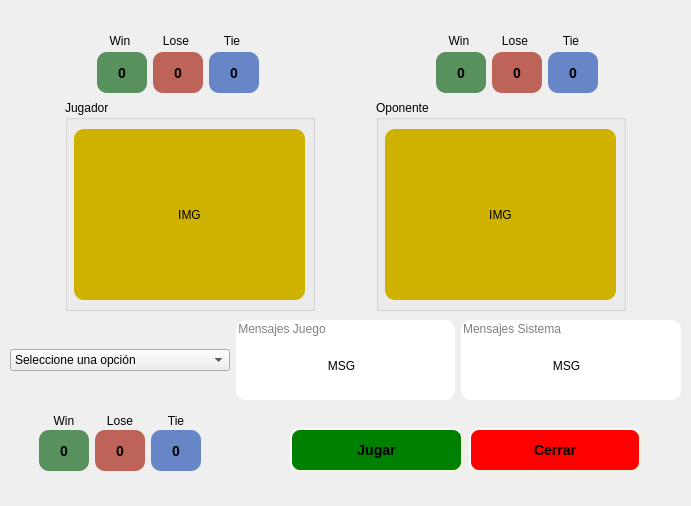
<?xml version="1.0" encoding="UTF-8"?>
<ui version="4.0">
 <class>Form</class>
 <widget class="QWidget" name="Form">
  <property name="geometry">
   <rect>
    <x>0</x>
    <y>0</y>
    <width>691</width>
    <height>506</height>
   </rect>
  </property>
  <property name="windowTitle">
   <string>Form</string>
  </property>
  <widget class="QWidget" name="horizontalLayoutWidget">
   <property name="geometry">
    <rect>
     <x>10</x>
     <y>30</y>
     <width>671</width>
     <height>22</height>
    </rect>
   </property>
   <layout class="QHBoxLayout" name="horizontalLayout_3">
    <item>
     <spacer name="horizontalSpacer_2">
      <property name="orientation">
       <enum>Qt::Horizontal</enum>
      </property>
      <property name="sizeHint" stdset="0">
       <size>
        <width>40</width>
        <height>20</height>
       </size>
      </property>
     </spacer>
    </item>
    <item>
     <widget class="QLabel" name="label_2">
      <property name="minimumSize">
       <size>
        <width>50</width>
        <height>0</height>
       </size>
      </property>
      <property name="text">
       <string>Win</string>
      </property>
      <property name="alignment">
       <set>Qt::AlignCenter</set>
      </property>
     </widget>
    </item>
    <item>
     <widget class="QLabel" name="label_5">
      <property name="minimumSize">
       <size>
        <width>50</width>
        <height>0</height>
       </size>
      </property>
      <property name="text">
       <string>Lose</string>
      </property>
      <property name="alignment">
       <set>Qt::AlignCenter</set>
      </property>
     </widget>
    </item>
    <item>
     <widget class="QLabel" name="label_4">
      <property name="minimumSize">
       <size>
        <width>50</width>
        <height>0</height>
       </size>
      </property>
      <property name="text">
       <string>Tie</string>
      </property>
      <property name="alignment">
       <set>Qt::AlignCenter</set>
      </property>
     </widget>
    </item>
    <item>
     <spacer name="horizontalSpacer_15">
      <property name="orientation">
       <enum>Qt::Horizontal</enum>
      </property>
      <property name="sizeHint" stdset="0">
       <size>
        <width>40</width>
        <height>20</height>
       </size>
      </property>
     </spacer>
    </item>
    <item>
     <spacer name="horizontalSpacer">
      <property name="orientation">
       <enum>Qt::Horizontal</enum>
      </property>
      <property name="sizeHint" stdset="0">
       <size>
        <width>40</width>
        <height>20</height>
       </size>
      </property>
     </spacer>
    </item>
    <item>
     <widget class="QLabel" name="label_3">
      <property name="minimumSize">
       <size>
        <width>50</width>
        <height>0</height>
       </size>
      </property>
      <property name="text">
       <string>Win</string>
      </property>
      <property name="alignment">
       <set>Qt::AlignCenter</set>
      </property>
     </widget>
    </item>
    <item>
     <widget class="QLabel" name="label_6">
      <property name="minimumSize">
       <size>
        <width>50</width>
        <height>0</height>
       </size>
      </property>
      <property name="text">
       <string>Lose</string>
      </property>
      <property name="alignment">
       <set>Qt::AlignCenter</set>
      </property>
     </widget>
    </item>
    <item>
     <widget class="QLabel" name="label">
      <property name="minimumSize">
       <size>
        <width>50</width>
        <height>0</height>
       </size>
      </property>
      <property name="text">
       <string>Tie</string>
      </property>
      <property name="alignment">
       <set>Qt::AlignCenter</set>
      </property>
     </widget>
    </item>
    <item>
     <spacer name="horizontalSpacer_3">
      <property name="orientation">
       <enum>Qt::Horizontal</enum>
      </property>
      <property name="sizeHint" stdset="0">
       <size>
        <width>40</width>
        <height>20</height>
       </size>
      </property>
     </spacer>
    </item>
   </layout>
  </widget>
  <widget class="QWidget" name="horizontalLayoutWidget_2">
   <property name="geometry">
    <rect>
     <x>12</x>
     <y>52</y>
     <width>671</width>
     <height>41</height>
    </rect>
   </property>
   <layout class="QHBoxLayout" name="horizontalLayout_5">
    <item>
     <spacer name="horizontalSpacer_4">
      <property name="orientation">
       <enum>Qt::Horizontal</enum>
      </property>
      <property name="sizeHint" stdset="0">
       <size>
        <width>40</width>
        <height>20</height>
       </size>
      </property>
     </spacer>
    </item>
    <item>
     <widget class="QLabel" name="win1">
      <property name="minimumSize">
       <size>
        <width>50</width>
        <height>0</height>
       </size>
      </property>
      <property name="styleSheet">
       <string notr="true">background-color: rgb(88, 144, 94);
border-width: 2px;
border-color: black;
border-radius: 10px;
font: bold 14px;</string>
      </property>
      <property name="text">
       <string>0</string>
      </property>
      <property name="alignment">
       <set>Qt::AlignCenter</set>
      </property>
     </widget>
    </item>
    <item>
     <widget class="QLabel" name="lose1">
      <property name="minimumSize">
       <size>
        <width>50</width>
        <height>0</height>
       </size>
      </property>
      <property name="styleSheet">
       <string notr="true">background-color: rgb(189, 99, 87);
border-width: 2px;
border-color: black;
border-radius: 10px;
font: bold 14px;</string>
      </property>
      <property name="text">
       <string>0</string>
      </property>
      <property name="alignment">
       <set>Qt::AlignCenter</set>
      </property>
     </widget>
    </item>
    <item>
     <widget class="QLabel" name="tie1">
      <property name="minimumSize">
       <size>
        <width>50</width>
        <height>0</height>
       </size>
      </property>
      <property name="styleSheet">
       <string notr="true">background-color: rgb(103, 134, 199);
border-width: 2px;
border-color: black;
border-radius: 10px;
font: bold 14px;</string>
      </property>
      <property name="text">
       <string>0</string>
      </property>
      <property name="alignment">
       <set>Qt::AlignCenter</set>
      </property>
     </widget>
    </item>
    <item>
     <spacer name="horizontalSpacer_14">
      <property name="orientation">
       <enum>Qt::Horizontal</enum>
      </property>
      <property name="sizeHint" stdset="0">
       <size>
        <width>40</width>
        <height>20</height>
       </size>
      </property>
     </spacer>
    </item>
    <item>
     <spacer name="horizontalSpacer_6">
      <property name="orientation">
       <enum>Qt::Horizontal</enum>
      </property>
      <property name="sizeHint" stdset="0">
       <size>
        <width>40</width>
        <height>20</height>
       </size>
      </property>
     </spacer>
    </item>
    <item>
     <widget class="QLabel" name="win2">
      <property name="minimumSize">
       <size>
        <width>50</width>
        <height>0</height>
       </size>
      </property>
      <property name="styleSheet">
       <string notr="true">background-color: rgb(88, 144, 94);
border-width: 2px;
border-color: black;
border-radius: 10px;
font: bold 14px;</string>
      </property>
      <property name="text">
       <string>0</string>
      </property>
      <property name="alignment">
       <set>Qt::AlignCenter</set>
      </property>
     </widget>
    </item>
    <item>
     <widget class="QLabel" name="lose2">
      <property name="minimumSize">
       <size>
        <width>50</width>
        <height>0</height>
       </size>
      </property>
      <property name="styleSheet">
       <string notr="true">background-color: rgb(189, 99, 87);
border-width: 2px;
border-color: black;
border-radius: 10px;
font: bold 14px;</string>
      </property>
      <property name="text">
       <string>0</string>
      </property>
      <property name="alignment">
       <set>Qt::AlignCenter</set>
      </property>
     </widget>
    </item>
    <item>
     <widget class="QLabel" name="tie2">
      <property name="minimumSize">
       <size>
        <width>50</width>
        <height>0</height>
       </size>
      </property>
      <property name="styleSheet">
       <string notr="true">background-color: rgb(103, 134, 199);
border-width: 2px;
border-color: black;
border-radius: 10px;
font: bold 14px;</string>
      </property>
      <property name="text">
       <string>0</string>
      </property>
      <property name="alignment">
       <set>Qt::AlignCenter</set>
      </property>
     </widget>
    </item>
    <item>
     <spacer name="horizontalSpacer_5">
      <property name="orientation">
       <enum>Qt::Horizontal</enum>
      </property>
      <property name="sizeHint" stdset="0">
       <size>
        <width>40</width>
        <height>20</height>
       </size>
      </property>
     </spacer>
    </item>
   </layout>
  </widget>
  <widget class="QWidget" name="horizontalLayoutWidget_3">
   <property name="geometry">
    <rect>
     <x>10</x>
     <y>100</y>
     <width>671</width>
     <height>211</height>
    </rect>
   </property>
   <layout class="QHBoxLayout" name="horizontalLayout_6">
    <item>
     <spacer name="horizontalSpacer_8">
      <property name="orientation">
       <enum>Qt::Horizontal</enum>
      </property>
      <property name="sizeHint" stdset="0">
       <size>
        <width>40</width>
        <height>20</height>
       </size>
      </property>
     </spacer>
    </item>
    <item>
     <widget class="QGroupBox" name="groupBox">
      <property name="minimumSize">
       <size>
        <width>250</width>
        <height>0</height>
       </size>
      </property>
      <property name="title">
       <string>Jugador</string>
      </property>
      <widget class="QLabel" name="img1">
       <property name="geometry">
        <rect>
         <x>9</x>
         <y>29</y>
         <width>231</width>
         <height>171</height>
        </rect>
       </property>
       <property name="styleSheet">
        <string notr="true">background-color: rgb(207, 178, 0);
border-width: 2px;
border-color: black;
border-radius: 10px;</string>
       </property>
       <property name="text">
        <string>IMG</string>
       </property>
       <property name="alignment">
        <set>Qt::AlignCenter</set>
       </property>
      </widget>
     </widget>
    </item>
    <item>
     <spacer name="horizontalSpacer_7">
      <property name="orientation">
       <enum>Qt::Horizontal</enum>
      </property>
      <property name="sizeHint" stdset="0">
       <size>
        <width>40</width>
        <height>20</height>
       </size>
      </property>
     </spacer>
    </item>
    <item>
     <widget class="QGroupBox" name="groupBox_2">
      <property name="minimumSize">
       <size>
        <width>250</width>
        <height>0</height>
       </size>
      </property>
      <property name="title">
       <string>Oponente</string>
      </property>
      <widget class="QLabel" name="img2">
       <property name="geometry">
        <rect>
         <x>9</x>
         <y>29</y>
         <width>231</width>
         <height>171</height>
        </rect>
       </property>
       <property name="styleSheet">
        <string notr="true">background-color: rgb(207, 178, 0);
border-width: 2px;
border-color: black;
border-radius: 10px;</string>
       </property>
       <property name="text">
        <string>IMG</string>
       </property>
       <property name="alignment">
        <set>Qt::AlignCenter</set>
       </property>
      </widget>
     </widget>
    </item>
    <item>
     <spacer name="horizontalSpacer_9">
      <property name="orientation">
       <enum>Qt::Horizontal</enum>
      </property>
      <property name="sizeHint" stdset="0">
       <size>
        <width>40</width>
        <height>20</height>
       </size>
      </property>
     </spacer>
    </item>
   </layout>
  </widget>
  <widget class="QWidget" name="horizontalLayoutWidget_4">
   <property name="geometry">
    <rect>
     <x>10</x>
     <y>320</y>
     <width>671</width>
     <height>80</height>
    </rect>
   </property>
   <layout class="QHBoxLayout" name="horizontalLayout_7">
    <item>
     <widget class="QComboBox" name="seleccion">
      <property name="styleSheet">
       <string notr="true"/>
      </property>
      <item>
       <property name="text">
        <string>Seleccione una opción</string>
       </property>
      </item>
      <item>
       <property name="text">
        <string>Piedra</string>
       </property>
      </item>
      <item>
       <property name="text">
        <string>Papel</string>
       </property>
      </item>
      <item>
       <property name="text">
        <string>Tijera</string>
       </property>
      </item>
     </widget>
    </item>
    <item>
     <widget class="QGroupBox" name="groupBox_3">
      <property name="styleSheet">
       <string notr="true">background-color: rgb(255, 255, 255);
border-width: 2px;
border-color: black;
border-radius: 10px;
color: gray;</string>
      </property>
      <property name="title">
       <string>Mensajes Juego</string>
      </property>
      <widget class="QLabel" name="msg1">
       <property name="geometry">
        <rect>
         <x>10</x>
         <y>20</y>
         <width>191</width>
         <height>51</height>
        </rect>
       </property>
       <property name="styleSheet">
        <string notr="true">color: black;</string>
       </property>
       <property name="text">
        <string>MSG</string>
       </property>
       <property name="alignment">
        <set>Qt::AlignCenter</set>
       </property>
      </widget>
     </widget>
    </item>
    <item>
     <widget class="QGroupBox" name="groupBox_4">
      <property name="styleSheet">
       <string notr="true">background-color: rgb(255, 255, 255);
border-width: 2px;
border-color: black;
border-radius: 10px;
color: gray;</string>
      </property>
      <property name="title">
       <string>Mensajes Sistema</string>
      </property>
      <widget class="QLabel" name="msg2">
       <property name="geometry">
        <rect>
         <x>10</x>
         <y>20</y>
         <width>191</width>
         <height>51</height>
        </rect>
       </property>
       <property name="styleSheet">
        <string notr="true">color: black;</string>
       </property>
       <property name="text">
        <string>MSG</string>
       </property>
       <property name="alignment">
        <set>Qt::AlignCenter</set>
       </property>
      </widget>
     </widget>
    </item>
   </layout>
  </widget>
  <widget class="QWidget" name="horizontalLayoutWidget_5">
   <property name="geometry">
    <rect>
     <x>10</x>
     <y>410</y>
     <width>221</width>
     <height>22</height>
    </rect>
   </property>
   <layout class="QHBoxLayout" name="horizontalLayout_8">
    <item>
     <spacer name="horizontalSpacer_10">
      <property name="orientation">
       <enum>Qt::Horizontal</enum>
      </property>
      <property name="sizeHint" stdset="0">
       <size>
        <width>40</width>
        <height>20</height>
       </size>
      </property>
     </spacer>
    </item>
    <item>
     <widget class="QLabel" name="label_17">
      <property name="minimumSize">
       <size>
        <width>50</width>
        <height>0</height>
       </size>
      </property>
      <property name="text">
       <string>Win</string>
      </property>
      <property name="alignment">
       <set>Qt::AlignCenter</set>
      </property>
     </widget>
    </item>
    <item>
     <widget class="QLabel" name="label_18">
      <property name="minimumSize">
       <size>
        <width>50</width>
        <height>0</height>
       </size>
      </property>
      <property name="text">
       <string>Lose</string>
      </property>
      <property name="alignment">
       <set>Qt::AlignCenter</set>
      </property>
     </widget>
    </item>
    <item>
     <widget class="QLabel" name="label_19">
      <property name="minimumSize">
       <size>
        <width>50</width>
        <height>0</height>
       </size>
      </property>
      <property name="text">
       <string>Tie</string>
      </property>
      <property name="alignment">
       <set>Qt::AlignCenter</set>
      </property>
     </widget>
    </item>
    <item>
     <spacer name="horizontalSpacer_12">
      <property name="orientation">
       <enum>Qt::Horizontal</enum>
      </property>
      <property name="sizeHint" stdset="0">
       <size>
        <width>40</width>
        <height>20</height>
       </size>
      </property>
     </spacer>
    </item>
   </layout>
  </widget>
  <widget class="QWidget" name="horizontalLayoutWidget_6">
   <property name="geometry">
    <rect>
     <x>10</x>
     <y>430</y>
     <width>221</width>
     <height>41</height>
    </rect>
   </property>
   <layout class="QHBoxLayout" name="horizontalLayout_9">
    <item>
     <spacer name="horizontalSpacer_11">
      <property name="orientation">
       <enum>Qt::Horizontal</enum>
      </property>
      <property name="sizeHint" stdset="0">
       <size>
        <width>40</width>
        <height>20</height>
       </size>
      </property>
     </spacer>
    </item>
    <item>
     <widget class="QLabel" name="win3">
      <property name="minimumSize">
       <size>
        <width>50</width>
        <height>0</height>
       </size>
      </property>
      <property name="styleSheet">
       <string notr="true">background-color: rgb(88, 144, 94);
border-width: 2px;
border-color: black;
border-radius: 10px;
font: bold 14px;</string>
      </property>
      <property name="text">
       <string>0</string>
      </property>
      <property name="alignment">
       <set>Qt::AlignCenter</set>
      </property>
     </widget>
    </item>
    <item>
     <widget class="QLabel" name="lose3">
      <property name="minimumSize">
       <size>
        <width>50</width>
        <height>0</height>
       </size>
      </property>
      <property name="styleSheet">
       <string notr="true">background-color: rgb(189, 99, 87);
border-width: 2px;
border-color: black;
border-radius: 10px;
font: bold 14px;</string>
      </property>
      <property name="text">
       <string>0</string>
      </property>
      <property name="alignment">
       <set>Qt::AlignCenter</set>
      </property>
     </widget>
    </item>
    <item>
     <widget class="QLabel" name="tie3">
      <property name="minimumSize">
       <size>
        <width>50</width>
        <height>0</height>
       </size>
      </property>
      <property name="styleSheet">
       <string notr="true">background-color: rgb(103, 134, 199);
border-width: 2px;
border-color: black;
border-radius: 10px;
font: bold 14px;</string>
      </property>
      <property name="text">
       <string>0</string>
      </property>
      <property name="alignment">
       <set>Qt::AlignCenter</set>
      </property>
     </widget>
    </item>
    <item>
     <spacer name="horizontalSpacer_13">
      <property name="orientation">
       <enum>Qt::Horizontal</enum>
      </property>
      <property name="sizeHint" stdset="0">
       <size>
        <width>40</width>
        <height>20</height>
       </size>
      </property>
     </spacer>
    </item>
   </layout>
  </widget>
  <widget class="QWidget" name="horizontalLayoutWidget_7">
   <property name="geometry">
    <rect>
     <x>290</x>
     <y>410</y>
     <width>351</width>
     <height>81</height>
    </rect>
   </property>
   <layout class="QHBoxLayout" name="horizontalLayout_10">
    <item>
     <widget class="QPushButton" name="jugar">
      <property name="minimumSize">
       <size>
        <width>0</width>
        <height>0</height>
       </size>
      </property>
      <property name="baseSize">
       <size>
        <width>0</width>
        <height>0</height>
       </size>
      </property>
      <property name="styleSheet">
       <string notr="true">background-color: green;
border-style: outset;
    border-width: 2px;
    border-radius: 10px;
    border-color: beige;
    font: bold 14px;
	height: 40px;</string>
      </property>
      <property name="text">
       <string>Jugar</string>
      </property>
     </widget>
    </item>
    <item>
     <widget class="QPushButton" name="cerrar">
      <property name="styleSheet">
       <string notr="true">background-color: red;
border-style: outset;
    border-width: 2px;
    border-radius: 10px;
    border-color: beige;
    font: bold 14px;
	height: 40px;</string>
      </property>
      <property name="text">
       <string>Cerrar</string>
      </property>
     </widget>
    </item>
   </layout>
  </widget>
 </widget>
 <resources/>
 <connections/>
</ui>
